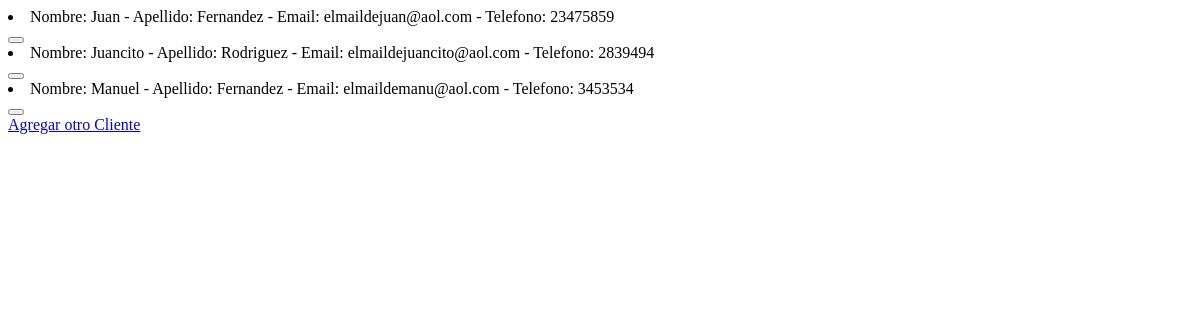
The app's page /AppDisqueria/leerCliente, older data.
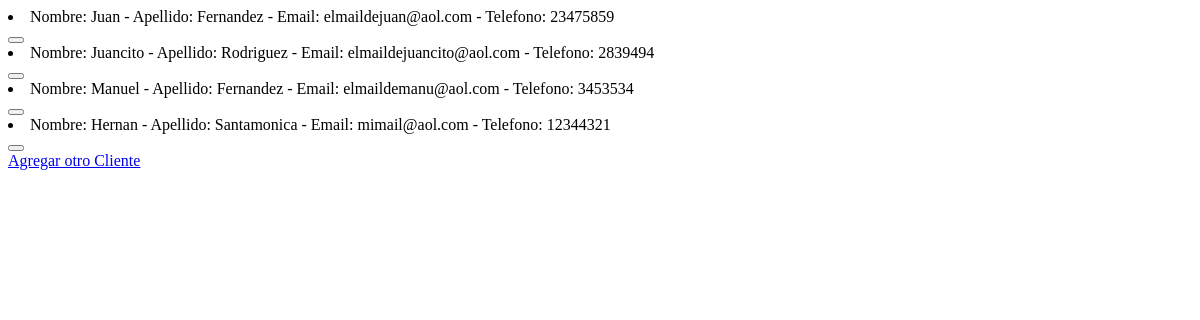
The same page, newer data.
### AppDisqueria/models.py (models this page shows)
class Cliente(models.Model):
    nombre= models.CharField(max_length=30)
    apellido= models.CharField(max_length=30)
    email= models.EmailField()
    telefono = models.IntegerField()
    def __str__(self):
        return f"Nombre: {self.nombre} - Apellido: {self.apellido} - Email: {self.email} - Telefono: {self.telefono}"

### AppDisqueria/views.py (the view)
# urls.py: path('leerCliente', views.leerClientes, name = "LeerClientes"),
def leerClientes(request):
      clientes = Cliente.objects.all() #trae todos los profesores
      contexto= {"clientes":clientes}
      return render(request, "AppDisqueria/leerClientes.html",contexto)

### AppDisqueria/template/AppDisqueria/leerClientes.html (shortened to what this page needs)
<!DOCTYPE html>
<html lang="en">
<head>
</head>
<body>
    {% for p in clientes %}
        <li>{{p}}</li>
        <button>
        </button>
    {% endfor %}
    <br>
    <a href="clientes">Agregar otro Cliente</a>
</body>
</html>

Row changes from the older to the newer data that the page shows:
added Cliente: nombre+apellido+email "Nombre: Hernan - Apellido: Santamonica - Email: mimail@aol.com - Telefono: 12344321"
